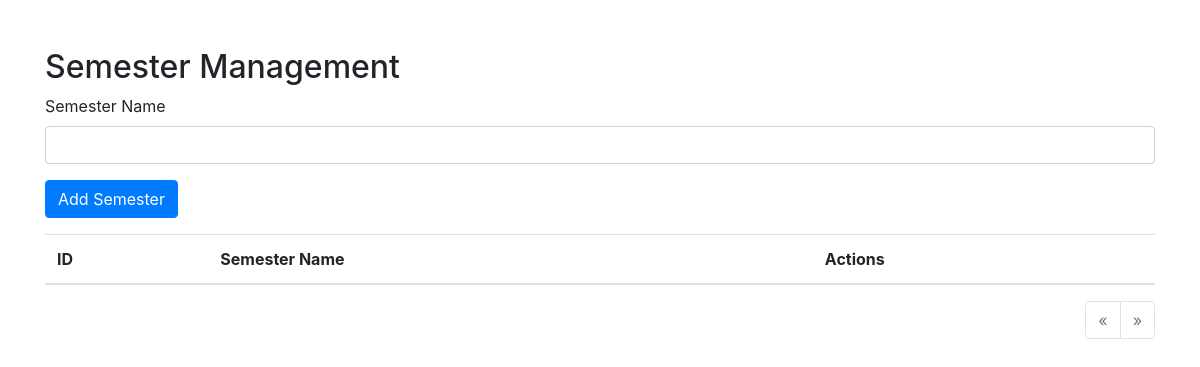
/master_file/create_semeste.php, run on an earlier commit of the app's database.
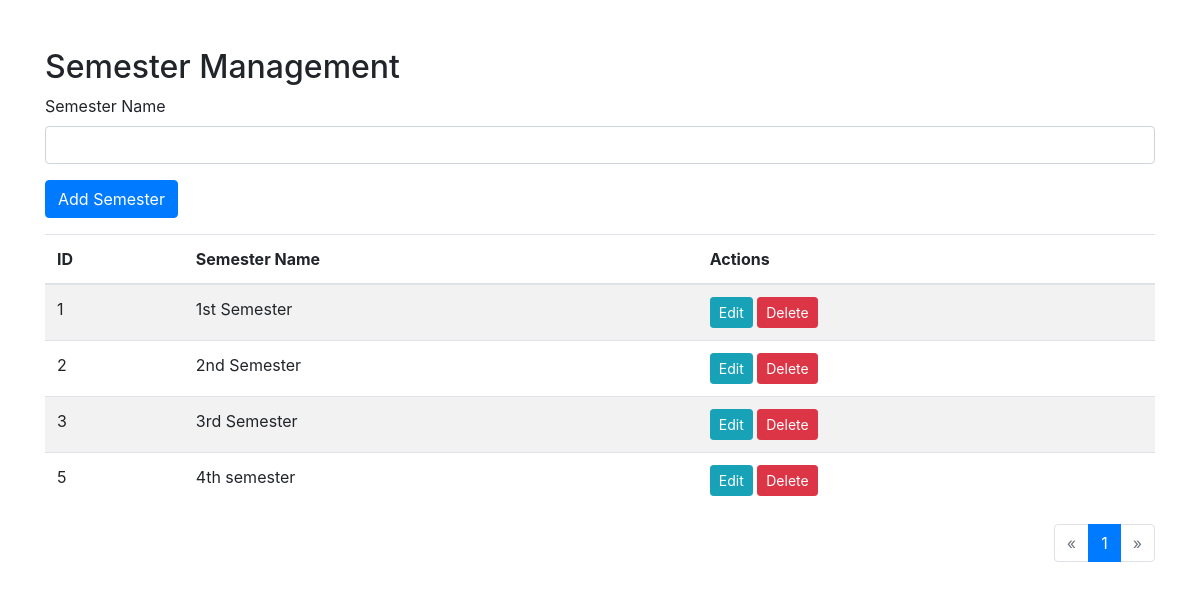
And on a later commit of the database.
### tables this page shows
CREATE TABLE `semester_table` (
  `id` int(11) NOT NULL,
  `semester_name` varchar(255) NOT NULL,
  `created_at` timestamp NOT NULL DEFAULT current_timestamp()
);

### master_file/create_semeste.php (the view, shortened to what this page needs)
<?php
include("../database/connection.php");
$results_per_page = 5;
$page = isset($_GET['page']) ? (int)$_GET['page'] : 1;
$start = ($page - 1) * $results_per_page;
$sql = "SELECT * FROM semester_table LIMIT $start, $results_per_page";
$result = $conn->query($sql);
$sql_total = "SELECT COUNT(*) as total FROM semester_table";
$result_total = $conn->query($sql_total);
$total_rows = $result_total->fetch_assoc()['total'];
$total_pages = ceil($total_rows / $results_per_page);
?>
<!DOCTYPE html>
<html lang="en">
<head>
    <link href="https://stackpath.bootstrapcdn.com/bootstrap/4.5.2/css/bootstrap.min.css" rel="stylesheet">
</head>
<body>
<div class="container mt-5">
    <h2>Semester Management</h2>
    <form action="" method="post" class="mb-3">
        <div class="form-group">
            <label for="semester_name">Semester Name</label>
            <input type="text" class="form-control" id="semester_name" name="semester_name" required>
        </div>
        <button type="submit" name="add_semester" class="btn btn-primary">Add Semester</button>
    </form>
    <table class="table table-striped">
        <thead>
            <tr>
                <th>ID</th>
                <th>Semester Name</th>
                <th>Actions</th>
            </tr>
        </thead>
        <tbody>
            <?php while ($row = $result->fetch_assoc()): ?>
                <tr>
                    <td><?php echo $row['id']; ?></td>
                    <td><?php echo htmlspecialchars($row['semester_name']); ?></td>
                    <td>
                        <button class="btn btn-info btn-sm" data-toggle="modal" data-target="#editModal" data-id="<?php echo $row['id']; ?>" data-semester_name="<?php echo htmlspecialchars($row['semester_name']); ?>">Edit</button>
                        <form action="" method="post" class="d-inline">
                            <button type="submit" name="delete_semester" class="btn btn-danger btn-sm">Delete</button>
                        </form>
                    </td>
                </tr>
            <?php endwhile; ?>
        </tbody>
    </table>
    <nav aria-label="Page navigation">
        <ul class="pagination justify-content-end">
            <li class="page-item <?php if ($page <= 1) echo 'disabled'; ?>">
                <a class="page-link" href="?page=<?php echo $page - 1; ?>" aria-label="Previous">
                    <span aria-hidden="true">&laquo;</span>
                </a>
            </li>
            <?php for ($i = 1; $i <= $total_pages; $i++): ?>
                <li class="page-item <?php if ($i == $page) echo 'active'; ?>">
                    <a class="page-link" href="?page=<?php echo $i; ?>"><?php echo $i; ?></a>
                </li>
            <?php endfor; ?>
            <li class="page-item <?php if ($page >= $total_pages) echo 'disabled'; ?>">
                <a class="page-link" href="?page=<?php echo $page + 1; ?>" aria-label="Next">
                    <span aria-hidden="true">&raquo;</span>
                </a>
            </li>
        </ul>
    </nav>
</div>
</body>
</html>

What changed in the data, as far as the page shows it:
added semester_table: id "1", semester_name "1st Semester"
added semester_table: id "2", semester_name "2nd Semester"
added semester_table: id "3", semester_name "3rd Semester"
added semester_table: id "5", semester_name "4th semester"
Also different on the page:
new list line: "1"
